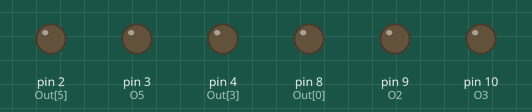
The sketch below on a simulated Arduino Uno, built with avr-gcc and run on an emulated ATmega328P. Parts: output pins drawn as LEDs (lit = HIGH). What the sketch prints to the serial monitor is not drawn.

Above: at 0.05 s.
At 0.7 s:
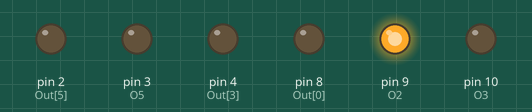
At 1.0 s:
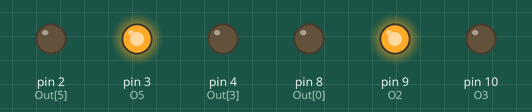
At 1.35 s:
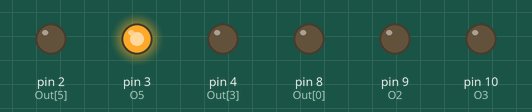
At 2.0 s:
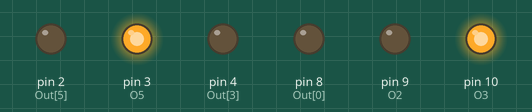
At 2.7 s:
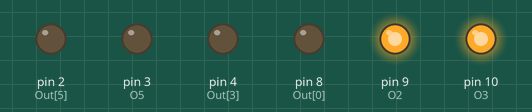
Timing chart, 0 to 6.3 s (numbered marks = the images above):
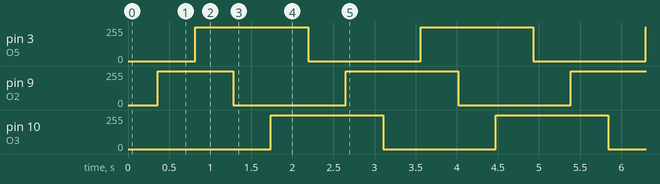

The sketch:

jD_IOBoard_RGB.ino
```cpp
// (licence header left out)
///////////////////////////
// Global includes


///////////////////////////
// Global defines

#define VER "v1.0"

#define EN 1
#define DI 0

#define O1 8      // High power Output 1
#define O2 9      // High power Output 2, PWM
#define O3 10     // High power Output 3, PWM
#define O4 4      // High power Output 4
#define O5 3      // High power Output 5, PWM
#define O6 2      // High power Output 6

int Out[] = {
  8,9,10,4,3,2};   // Output I/O pin array

byte R = 0;
byte G = 0;
byte B = 0;

#define dly 1
#define MAX 253
#define MIN 1

byte debug = EN;   // or DI

void setup() {
  // Initialize our Serial port and speed
  Serial.begin(57600);

  // Initializing output pins
  for(int looper = 0; looper <= 5; looper++) {
    pinMode(Out[looper],OUTPUT);
  }

}


void loop() {

  // R from 0 to 255
  // G = 0
  // B = 0
  if(debug) Serial.println("## 1 ");  // Pattern 1
  for(R == MIN; R <= MAX; R++) {
    rgb();
    delay(dly);
  }

  // R = 255
  // G = 0
  // B from 0 to 255
  if(debug) Serial.println("## 2 ");  // Pattern 2
  for(B == MIN; B <= MAX; B++) {
    rgb();
    delay(dly);
  }

  // R from 255 to 0
  // G = 0
  // B = 255
  if(debug) Serial.println("## 3 ");  // Pattern 3
  for(R == MAX; R >= MIN; R--) {
    rgb();
    delay(dly);
  }

  // R = 0
  // G from 0 to 255
  // B = 255
  if(debug) Serial.println("## 4 ");  // Pattern 4
  for(G = MIN; G <= MAX; G++) {
    rgb();
    delay(dly);
  }

  // R = 0
  // G = 255
  // B from 255 to 0
  if(debug) Serial.println("## 5 ");  // Pattern 5
  for(B = MAX; B >= MIN; B--) {
    rgb();
    delay(dly);
  }

  // R from 0 to 255
  // G = 255
  // B = 0
  if(debug) Serial.println("## 6 ");  // Pattern 6
  for(R = MIN; R <= MAX; R++) {
    rgb();
    delay(dly);
  }

  // R = 255
  // G from 255 to 0
  // B = 0
  if(debug) Serial.println("## 7 ");  // Pattern 7
  for(G = MAX; G >= MIN; G--) {
    rgb();
    delay(dly);
  }

} // end of main loop


// Subroutine RGB()
// Update PWM output
void rgb() {
  // Print debug values to Serial if debug = ENABLE
  if(debug) {
    Serial.print(R);
    Serial.print(" ");
    Serial.print(G);
    Serial.print(" ");
    Serial.println(B);
  }

  // Update PWM output to all 3 R.G.B outputs
  analogWrite(O2, R);
  analogWrite(O3, G);
  analogWrite(O5, B);

} // end of rgb()
```

Measured:
- by itself, pin 3 (O5), pin 10 (O3): alternates 254/255 for 1.4 s and 0/255 for 1.4 s
- by itself, pin 9 (O2): repeats every 2.7 s: 0/255 1.4 s, 254/255 1.4 s
